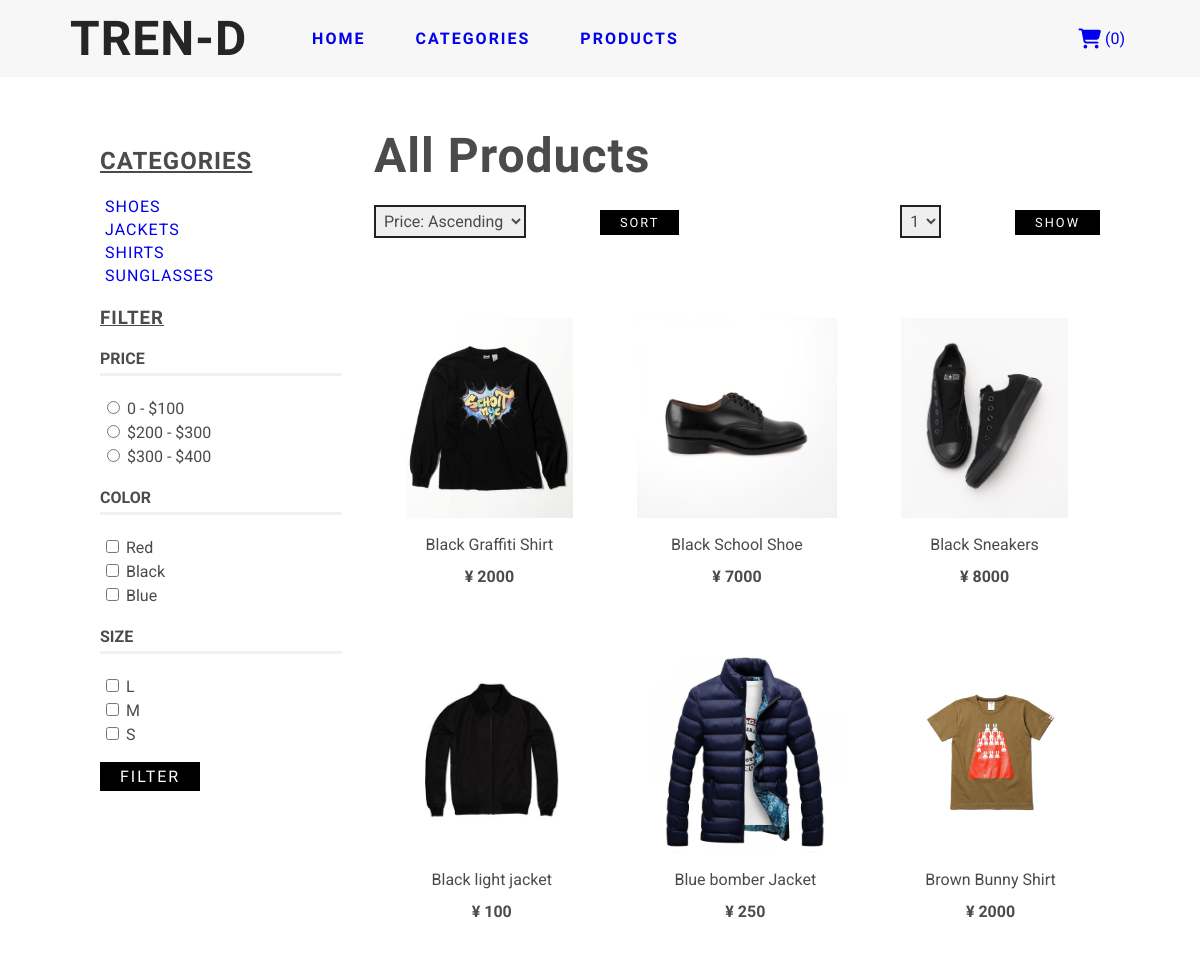
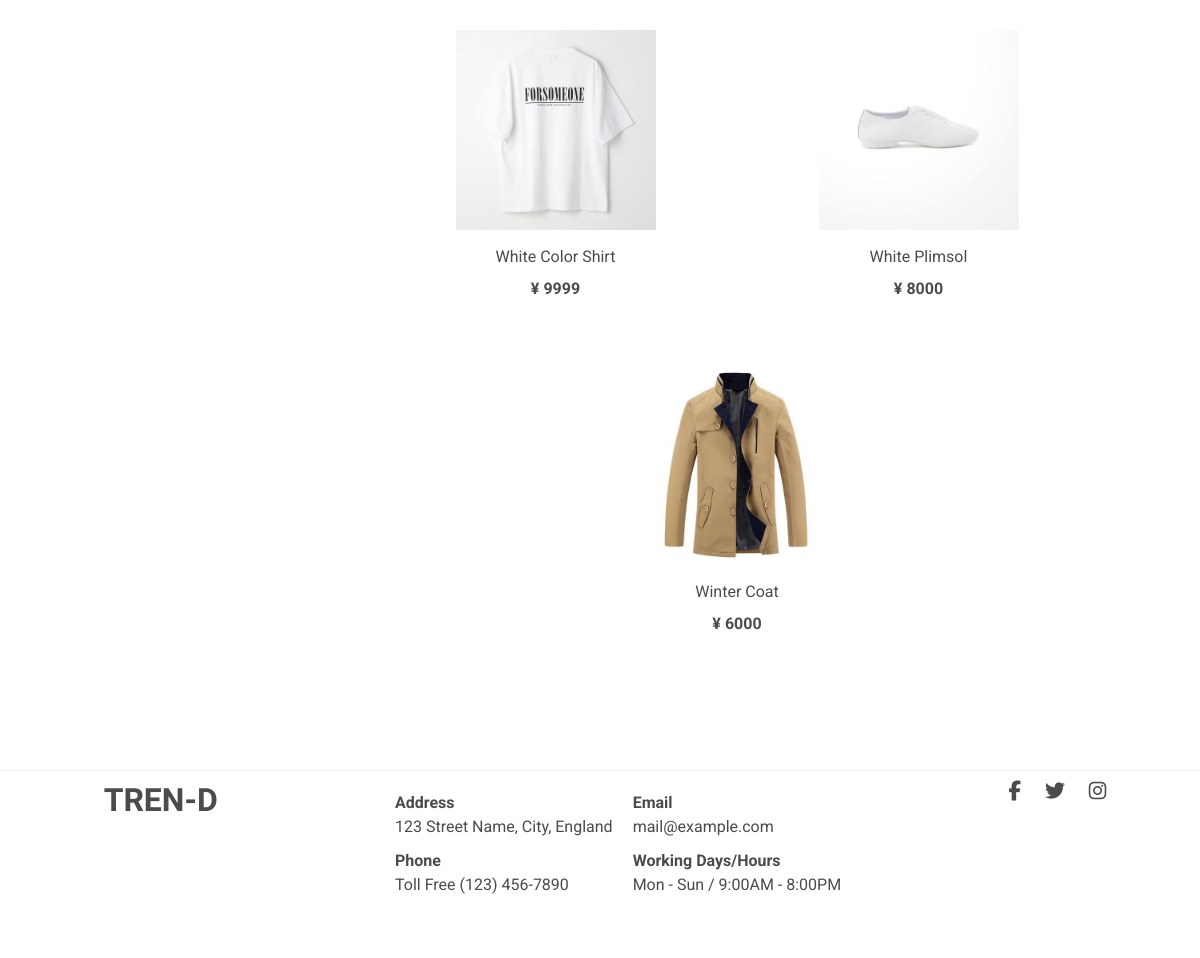
Screenshot of /search with the database file from the repository (2 pictures, top to bottom).
### app/models.py (models this page shows, shortened)
class Category(db.Model):
    id = db.Column(db.Integer, primary_key=True)
    name = db.Column(db.String(50))
    image = db.Column(db.String(50))
    product_list = db.relationship('Product', backref="product_category", lazy=True)

class Product(db.Model):
    id = db.Column(db.Integer, primary_key=True)
    name = db.Column(db.String(50))
    category = db.Column(db.Integer, db.ForeignKey('category.id'))
    size =db.Column(db.String(1))
    color = db.Column(db.String(10))
    stock = db.Column(db.Integer)
    description = db.Column(db.String(100), nullable=True)
    price = db.Column(db.Integer)
    available = db.Column(db.Boolean)
    created = db.Column(db.DateTime, default=datetime.datetime.utcnow)
    updated = db.Column(db.DateTime, nullable=True)
    image_url = db.Column(db.String(50))
    item = db.relationship('CartItem', backref="product", lazy=True)

### app/routes.py (the view)
@app.route('/search', defaults={'category': None})
@app.route('/search/<string:category>')
def search(category):
    query = request.args
    search_results = None
    category_types = [category_entry.name for category_entry in Category.query.all()]
    category_search = Category.query.filter_by(name=category).first()
    url_kwargs = {}
    page = request.args.get('page', 1, type=int)
    if request.args.get('show'):
        session['search'] = request.args.get('show', type=int)
    if request.args.get('sort'):
        session['sort'] = request.args.get('sort', type=str)
    search = SearchItems(['price', 'size', 'color'], category_search, query, page)
    if 'sort' in session:
        search_results = search.get_sorted_results(session['sort'])
    else:
        search_results = search.get_results()
    url_kwargs = search.get_url_kwargs()
    form = SearchForm()
    url_prev = url_for('search', page=search_results.prev_num, category=category, **url_kwargs) if search_results.has_prev else None
    url_next = url_for('search', page=search_results.next_num, category=category, **url_kwargs) if search_results.has_next else None
    return render_template('search.html',
                            search_results=search_results.items,
                            category=category,
                            category_types=category_types,
                            form=form,
                            url_next=url_next,
                            url_prev=url_prev
                        )

### app/forms.py
class SearchForm(FlaskForm):
    price = RadioField('Price', choices=[('100', '0 - $100'), ('200', '$200 - $300'), ('300', '$300 - $400')])
    color = MultiCheckboxField('Color', choices=[('red', 'Red'), ('black', 'Black'), ('blue', 'Blue')])
    size = MultiCheckboxField('Size', choices=[('L', 'L'), ('M', 'M'), ('S', 'S')])

### app/__init__.py (called while the page is built)
@app.context_processor
def cart_l():
    return dict(cart_l=cart_length)

### app/routes.py (called while the page is built)
def cart_length():
    return len(session['cart']) if 'cart' in session else 0

### app/search.py (called while the page is built, shortened)
    def filter(self):
        filtered_results = None
        for v in self.filter_list:
            if v == 'price' and self.query.getlist(v):
                price = int(self.query.getlist(v)[0])
                filtered_results = Product.query.filter(Product.price.between((price - 100), price))
                if self.category:
                    filtered_results = filtered_results.filter_by(product_category=self.category)
            self.url_kwargs[v] = self.query.getlist(v)
        if filtered_results:
            return filtered_results
        elif filtered_results is None and self.category:
            return Product.query.filter_by(product_category=self.category)
        else:
            return Product.query

    def get_url_kwargs(self):
        return self.url_kwargs

    def get_results(self, sorted_results=None):
        results = sorted_results if sorted_results else self.filter()
        return results.group_by(Product.name).paginate(self.page, self.show_num_pages, False)

### app/templates/search.html (shortened to what this page needs)
{% extends 'base.html' %}
{% block content %}
<section id="search">
    <div class="grid-container">
        <div class="search-bar">
            <h2>categories</h2>
            <ul class="search-list">
                {% for category in category_types %}
                <li class="search-item"><a href="{{ url_for('search', category=category) }}">{{ category|title }}</a></li>
                {% endfor %}
            </ul>
            <h3>filter</h3>
            <form class="search-form">
                <h4>price</h4>
                {{ form.price }}
                <h4>color</h4>
                {{ form.color }}
                <h4>size</h4>
                {{ form.size }}
                <input type="submit" value="filter" class="btn-1">
            </form>
        </div>
        <div class="main-content">
            <div class="search-image">
                {% if category %}
                <img src="{{ url_for('static', filename='images/search/' + category + '.jfif')}}" alt="">
                <h1 class="search-image header">{{ category|upper }}</h1>
                {% else %}
                <h1 class="search-image all-header">All Products</h1>
                {% endif %}
            </div>
            <div class="sort-container">
                <form>
                    <select name="sort" id="sort">
                        <option value="asc">Price: Ascending</option>
                    </select>
                    <input type="submit" value="sort" class="btn-1">
                </form>
                <form>
                    <select name="show" id="show">
                        <option value="1">1</option>
                    </select>
                    <input type="submit" value="show" class="btn-1">
                </form>
            </div>
            <div class="search-results">
                {% for item in search_results %}
                <div class="search-result-item">
                    <a href="{{ url_for('product', id=item.id) }}">
                        <img src="{{ url_for('static', filename=item.image_url) }}" alt="">
                    </a>
                    <p>{{ item.name }}</p>
                    <h4>¥ {{ item.price }}</h4>
                </div>
                {% else %}
                <div class="search-result-item"><strong>No Results Found</strong></div>
                {% endfor %}
            </div>
        </div>
    </div>
</section>
{% endblock %}

### app/static/css/style.css (style rules this page uses)
:root { --light-border-color: rgba(228, 228, 228, 0.5); }
html { box-sizing: border-box; }
*, *::before, *::after { box-sizing: inherit; }
body, h1, h2, h3, h4, h5, h6, ul, ol, li, p, pre, blockquote, figure, hr { margin: 0; padding: 0; }
h2,h3 { font-family: 'Oswald', sans-serif; letter-spacing: 1px; }
ul { list-style: none; }
body { font-family: 'Roboto', sans-serif; color: rgb(75, 75, 75); }
a { text-decoration: none; }
input, textarea, select, button { color: inherit; font: inherit; letter-spacing: inherit; }
select { border: 1px solid rgba(92, 92, 92, 0.2); margin-right: 50px; padding: 8px; }
.btn-1 { text-transform: uppercase; margin-top: 1rem; background: black; border: 0; }
#search .grid-container { display: grid; grid-template-columns: 1fr 3fr; grid-gap: 2rem; margin: 50px 100px; }
#search .search-bar h2, #search .search-bar h3 { margin: 20px 0; text-transform: uppercase; text-decoration: underline; }
#search .search-bar h3, #search .search-bar h4 { margin: 20px 0; text-transform: uppercase; }
#search .search-bar h4 { padding-bottom: 5px; border-bottom: 3px solid var(--light-border-color); }
#search .search-list { margin: 20px 0; }
#search .search-form li { padding: 2px; }
#search .search-list .search-item { text-transform: uppercase; letter-spacing: 1px; padding: 2px 5px; }
#search .btn-1 { color: #fff; padding: 5px 20px; font-family: 'Oswald', sans-serif; letter-spacing: 2px; cursor: pointer; }
#search .search-image { position: relative; }
#search .search-image.all-header { font-size: 3rem; font-weight: 900; font-family: 'Oswald', sans-serif; letter-spacing: 1px; }
#search .search-results { margin-top: 50px; display: flex; flex-wrap: wrap; justify-content: space-around; }
#search .search-result-item img { height: 200px; }
#search .search-result-item { margin: 30px 30px; line-height: 2; text-align: center; }
#search .sort-container { display: flex; justify-content: space-between; align-items: center; margin: 10px 0; }
#search .sort-container .btn-1 { font-size: 0.8rem; margin-left: 20px; }
#search .sort-container select { padding: 0.25rem; border: 2px solid #222222; }

### rows the page displays
Category: name "SHOES"
Category: name "JACKETS"
Category: name "SHIRTS"
Category: name "SUNGLASSES"
Product: image_url (picture), name "Black Graffiti Shirt", price "2000"
Product: image_url (picture), name "Black School Shoe", price "7000"
Product: image_url (picture), name "Black Sneakers", price "8000"
Product: image_url (picture), name "Black light jacket", price "100"
Product: image_url (picture), name "Blue bomber Jacket", price "250"
Product: image_url (picture), name "Brown Bunny Shirt", price "2000"
Product: image_url (picture), name "White Color Shirt", price "9999"
Product: image_url (picture), name "White Plimsol", price "8000"
Product: image_url (picture), name "Winter Coat", price "6000"

### other values shown
{{ cart_l() }} "0"
